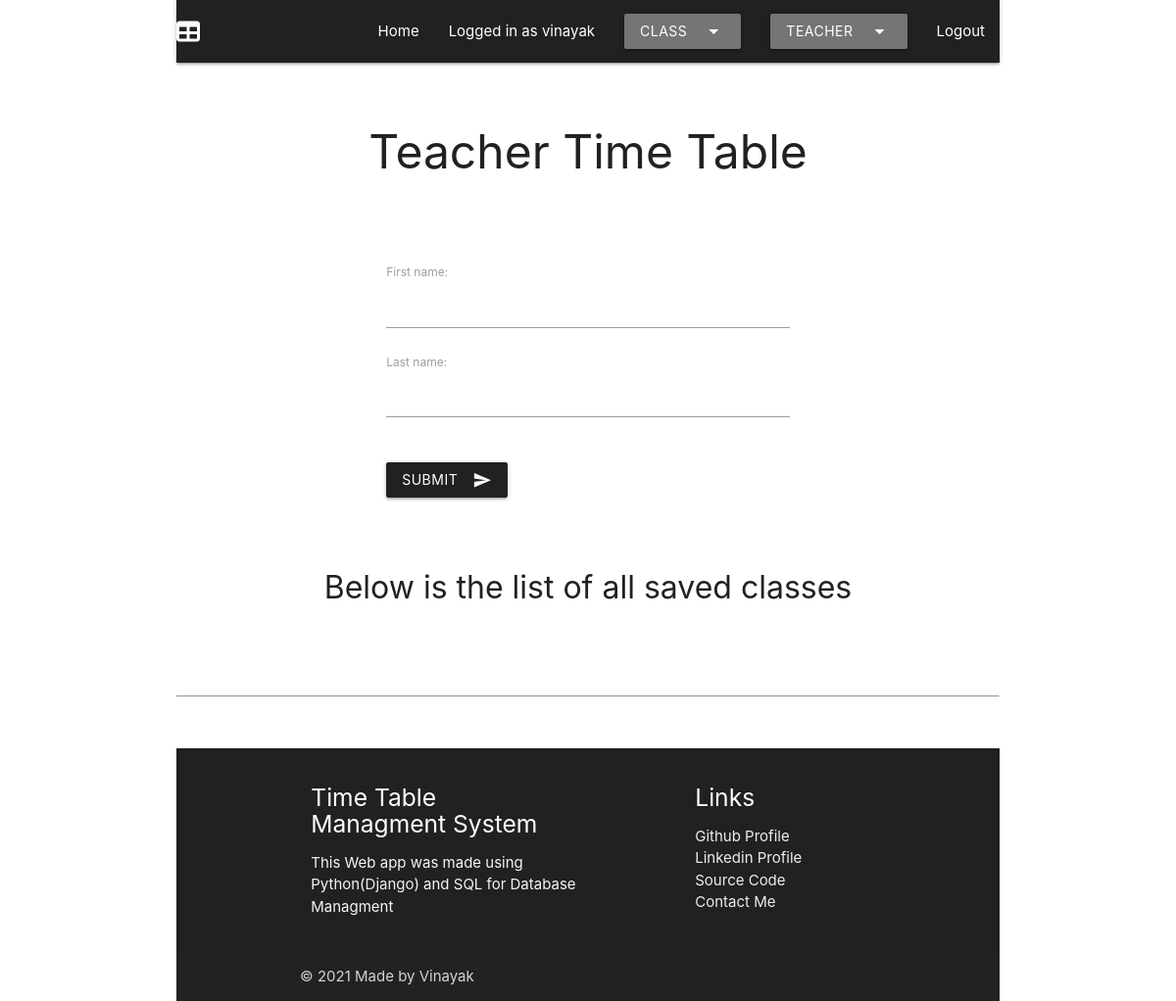
The page /teacher/ (signed in) on the database as committed earlier.
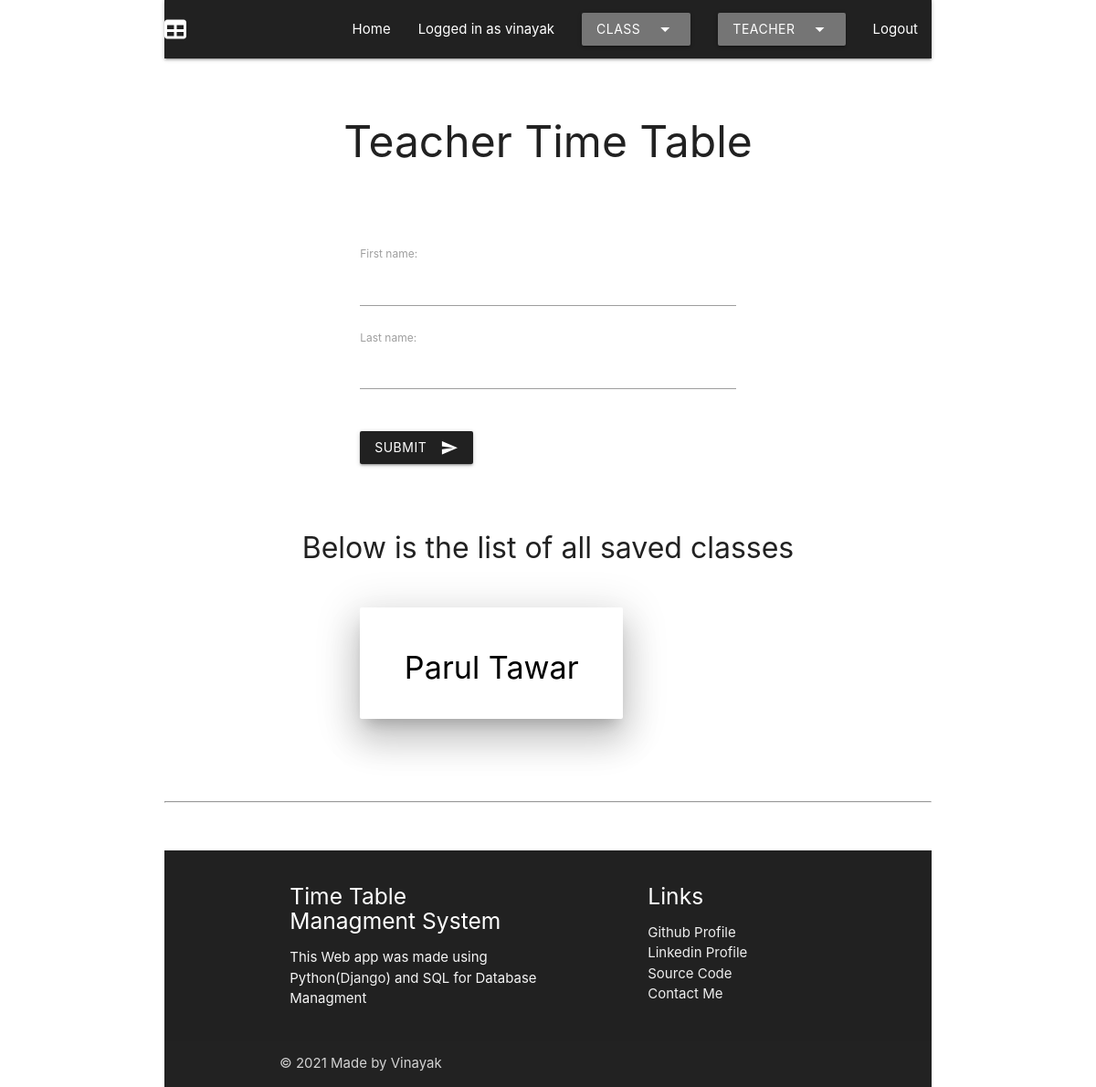
The same page on the database as committed later.
### app1/models.py (models this page shows, shortened)
class Teacher(models.Model):
    classes = models.ManyToManyField(Class)
    First_Name = models.CharField(max_length=100)
    Last_Name = models.CharField(max_length=100)
    Subject = models.CharField(max_length=100)
    Monday_0 = models.CharField(max_length=200, null=True, blank=True)
    Monday_1 = models.CharField(max_length=200, null=True, blank=True)
    Monday_2 = models.CharField(max_length=200, null=True, blank=True)
    Monday_3 = models.CharField(max_length=200, null=True, blank=True)
    Monday_4 = models.CharField(max_length=200, null=True, blank=True)
    Monday_5 = models.CharField(max_length=200, null=True, blank=True)
    Monday_6 = models.CharField(max_length=200, null=True, blank=True)
    Monday_7 = models.CharField(max_length=200, null=True, blank=True)
    Monday_8 = models.CharField(max_length=200, null=True, blank=True)
    Tuesday_0 = models.CharField(max_length=200, null=True, blank=True)
    Tuesday_1 = models.CharField(max_length=200, null=True, blank=True)
    Tuesday_2 = models.CharField(max_length=200, null=True, blank=True)
    Tuesday_3 = models.CharField(max_length=200, null=True, blank=True)
    Tuesday_4 = models.CharField(max_length=200, null=True, blank=True)
    Tuesday_5 = models.CharField(max_length=200, null=True, blank=True)
    Tuesday_6 = models.CharField(max_length=200, null=True, blank=True)
    Tuesday_7 = models.CharField(max_length=200, null=True, blank=True)
    Tuesday_8 = models.CharField(max_length=200, null=True, blank=True)
    Wednesday_0 = models.CharField(max_length=200, null=True, blank=True)
    Wednesday_1 = models.CharField(max_length=200, null=True, blank=True)
    Wednesday_2 = models.CharField(max_length=200, null=True, blank=True)
    Wednesday_3 = models.CharField(max_length=200, null=True, blank=True)
    Wednesday_4 = models.CharField(max_length=200, null=True, blank=True)
    Wednesday_5 = models.CharField(max_length=200, null=True, blank=True)
    Wednesday_6 = models.CharField(max_length=200, null=True, blank=True)
    Wednesday_7 = models.CharField(max_length=200, null=True, blank=True)
    Wednesday_8 = models.CharField(max_length=200, null=True, blank=True)
    Thursday_0 = models.CharField(max_length=200, null=True, blank=True)
    Thursday_1 = models.CharField(max_length=200, null=True, blank=True)
    Thursday_2 = models.CharField(max_length=200, null=True, blank=True)
    Thursday_3 = models.CharField(max_length=200, null=True, blank=True)
    Thursday_4 = models.CharField(max_length=200, null=True, blank=True)
    Thursday_5 = models.CharField(max_length=200, null=True, blank=True)
    Thursday_6 = models.CharField(max_length=200, null=True, blank=True)
    Thursday_7 = models.CharField(max_length=200, null=True, blank=True)
    Thursday_8 = models.CharField(max_length=200, null=True, blank=True)
    Friday_0 = models.CharField(max_length=200, null=True, blank=True)
    Friday_1 = models.CharField(max_length=200, null=True, blank=True)
    Friday_2 = models.CharField(max_length=200, null=True, blank=True)
    Friday_3 = models.CharField(max_length=200, null=True, blank=True)
    Friday_4 = models.CharField(max_length=200, null=True, blank=True)
    Friday_5 = models.CharField(max_length=200, null=True, blank=True)
    Friday_6 = models.CharField(max_length=200, null=True, blank=True)
    Friday_7 = models.CharField(max_length=200, null=True, blank=True)
    Friday_8 = models.CharField(max_length=200, null=True, blank=True)
    Saturday_0 = models.CharField(max_length=200, null=True, blank=True)
    Saturday_1 = models.CharField(max_length=200, null=True, blank=True)
    Saturday_2 = models.CharField(max_length=200, null=True, blank=True)
    Saturday_3 = models.CharField(max_length=200, null=True, blank=True)
    Saturday_4 = models.CharField(max_length=200, null=True, blank=True)
    Saturday_5 = models.CharField(max_length=200, null=True, blank=True)
    Saturday_6 = models.CharField(max_length=200, null=True, blank=True)
    Saturday_7 = models.CharField(max_length=200, null=True, blank=True)
    Saturday_8 = models.CharField(max_length=200, null=True, blank=True)

### app1/views.py (the view, shortened to what this page needs)
# urls.py: path('teacher/', views.teacher, name = "teacher"),
def teacher(request):
    assert isinstance(request, HttpRequest)
    if request.user.is_authenticated:
        form = Teacher_se
        return render(
            request,
            "app1/teacher.html",
            {
                'title': "Teacher Timetable",
                'year': datetime.now().year,
                'form': form,
                'classes': Teacher.objects.all,
            }
        )
    else:
        return redirect("app1:login")

### app1/templates/app1/teacher.html (shortened to what this page needs)
{% extends "app1/layout.html" %}
{% block content %}
	<br />
	<div class = "container">
		<h1 align="center" class="noprint">
			Teacher Time Table
		</h1>
		<br />
		<br />
		<div class="container noprint">
			<form method="post">
				{{ form.as_p }}
				<br />
				<button class="btn waves-effect waves-light grey darken-4" type="submit" name="action">Submit
					<i class="material-icons right">send</i>
				</button>
				<br />
			</form>
		</div>
		<br />
		<br />
		<h3 align="center" class="noprint">
			Below is the list of all saved classes
		</h3>
		<br />
		<div class = "container center">
			{% for t in classes %}
        		<a href="{{ t.id }}" style="color:#000">
            		<div class="container card-panel hoverable z-depth-5 center">
                		<h4 align = "center" class="black-text">
                        	{{ t.First_Name }} {{t.Last_Name}}
                		</h4>
            		</div>
        		</a>
        		<br />
			{% endfor %}
		</div>
	</div>
	<br />
	<br />
{% endblock %}

Rows that differ between the two databases and show on the page:
added Teacher: First_Name "Parul", Last_Name "Tawar"
